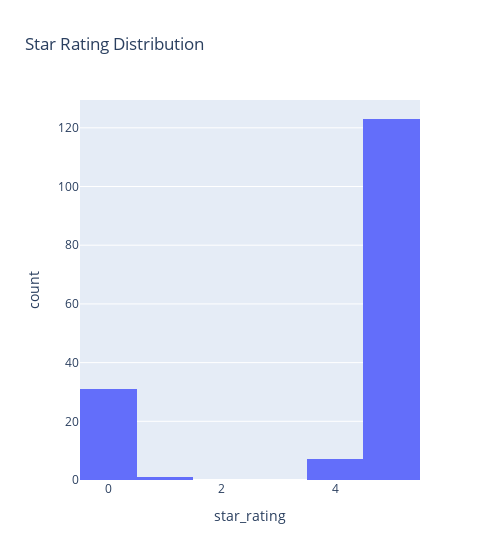

This figure's notebook cell:
### Code cell
my_histogram.show()

### Figure 1 — Plotly figure (JSON) as saved in the notebook; plotly's stock layout.template omitted (floating-point values rounded to 4 significant figures; data arrays with more than 128 entries replaced by an {"elided": "..."} marker saying what was removed)
{"data": [{"alignmentgroup": "True", "bingroup": "x", "hovertemplate": "star_rating=%{x}<br>count=%{y}<extra></extra>", "legendgroup": "", "marker": {"color": "#636efa", "pattern": {"shape": ""}}, "name": "", "offsetgroup": "", "orientation": "v", "showlegend": false, "type": "histogram", "x": {"elided": "162 float values"}, "xaxis": "x", "yaxis": "y"}], "layout": {"barmode": "relative", "legend": {"tracegroupgap": 0}, "title": {"text": "Star Rating Distribution"}, "width": 500, "xaxis": {"anchor": "y", "domain": [0, 1], "title": {"text": "star_rating"}}, "yaxis": {"anchor": "x", "domain": [0, 1], "title": {"text": "count"}}}}
